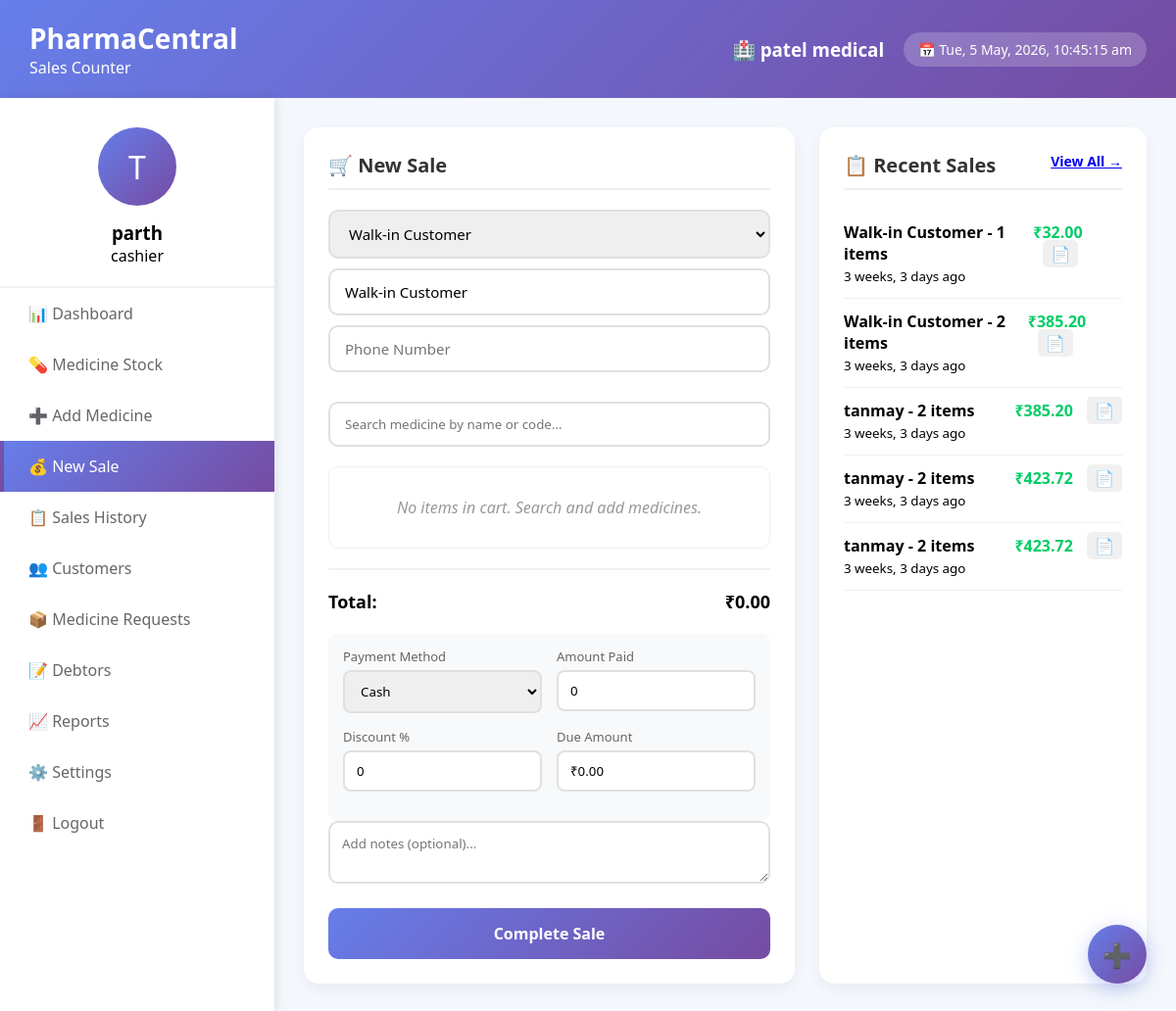
The app's page /sales/ (signed in) with its own data.
### app1/models.py (models this page shows, shortened)
class Pharmacy(models.Model):
    name = models.CharField(max_length=200)
    owner = models.ForeignKey(User, on_delete=models.CASCADE, related_name='pharmacies')
    license_number = models.CharField(max_length=50, unique=True)
    gst_number = models.CharField(max_length=50, unique=True)
    address = models.TextField()
    city = models.CharField(max_length=100)
    pincode = models.CharField(max_length=10)
    phone = models.CharField(max_length=15)
    email = models.EmailField()
    registration_date = models.DateField(auto_now_add=True)
    is_verified = models.BooleanField(default=False)
    gst_certificate = models.FileField(upload_to='documents/gst/', null=True, blank=True)
    license_document = models.FileField(upload_to='documents/license/', null=True, blank=True)
    owner_id_proof = models.FileField(upload_to='documents/id_proof/', null=True, blank=True)
    owner_photo = models.ImageField(upload_to='profiles/owners/', null=True, blank=True)
    created_at = models.DateTimeField(auto_now_add=True)
    updated_at = models.DateTimeField(auto_now=True)

class User(AbstractUser):
    USER_TYPES = (
        ('admin', 'Admin'),
        ('pharmacy_owner', 'Pharmacy Owner'),
        ('pharmacist', 'Pharmacist'),
        ('cashier', 'Cashier'),
    )
    user_type = models.CharField(max_length=20, choices=USER_TYPES, default='cashier')
    phone_number = models.CharField(max_length=15, blank=True)
    profile_picture = models.ImageField(upload_to='profiles/', null=True, blank=True)
    is_active = models.BooleanField(default=True)
    created_at = models.DateTimeField(auto_now_add=True)
    updated_at = models.DateTimeField(auto_now=True)
    groups = models.ManyToManyField(
        'auth.Group',
        verbose_name='groups',
        blank=True,
        help_text='The groups this user belongs to.',
        related_name="pharmacentral_user_set",  # Unique name
        related_query_name="pharmacentral_user",
    )
    user_permissions = models.ManyToManyField(
        'auth.Permission',
        verbose_name='user permissions',
        blank=True,
        help_text='Specific permissions for this user.',
        related_name="pharmacentral_user_set",  # Unique name
        related_query_name="pharmacentral_user",
    )

class Sale(models.Model):
    PAYMENT_METHODS = (
        ('cash', 'Cash'),
        ('card', 'Card'),
        ('upi', 'UPI'),
        ('credit', 'Credit'),
    )
    PAYMENT_STATUS = (
        ('paid', 'Paid'),
        ('pending', 'Pending'),
        ('partial', 'Partial'),
    )
    pharmacy = models.ForeignKey(Pharmacy, on_delete=models.CASCADE, related_name='sales' , null=True, blank=True)
    invoice_number = models.CharField(max_length=50, unique=True)
    customer = models.ForeignKey(Customer, on_delete=models.SET_NULL, null=True, blank=True)
    customer_name = models.CharField(max_length=200, blank=True)  # For walk-in customers
    customer_phone = models.CharField(max_length=15, blank=True)
    date = models.DateTimeField(default=timezone.now)
    subtotal = models.DecimalField(max_digits=12, decimal_places=2, default=0)
    discount_percent = models.DecimalField(max_digits=5, decimal_places=2, default=0)
    discount_amount = models.DecimalField(max_digits=12, decimal_places=2, default=0)
    tax_percent = models.DecimalField(max_digits=5, decimal_places=2, default=12)  # GST 12%
    tax_amount = models.DecimalField(max_digits=12, decimal_places=2, default=0)
    grand_total = models.DecimalField(max_digits=12, decimal_places=2, default=0)
    amount_paid = models.DecimalField(max_digits=12, decimal_places=2, default=0)
    due_amount = models.DecimalField(max_digits=12, decimal_places=2, default=0)
    payment_method = models.CharField(max_length=20, choices=PAYMENT_METHODS, default='cash')
    payment_status = models.CharField(max_length=20, choices=PAYMENT_STATUS, default='paid')
    notes = models.TextField(blank=True)
    created_by = models.ForeignKey(User, on_delete=models.SET_NULL, null=True)
    created_at = models.DateTimeField(auto_now_add=True)
    updated_at = models.DateTimeField(auto_now=True)
    class Meta:
        ordering = ['-date']

### app1/views.py (the view, shortened to what this page needs)
# urls.py: path('sales/', views.sales, name='sales'),
@login_required
def sales(request):
    from django.utils import timezone
    user = request.user
    try:
        pharmacy = Pharmacy.objects.get(owner=user)
    except Pharmacy.DoesNotExist:
        messages.error(request, '❌ Pharmacy profile not found! Please complete your profile first.')
        return redirect('settings')
    customers = Customer.objects.filter(pharmacy=pharmacy).order_by('first_name')
    print(f"📋 Found {customers.count()} customers for pharmacy {pharmacy.name}")
    medicines = Medicine.objects.filter(
        pharmacy=pharmacy,
        quantity__gt=0
    ).order_by('name')
    print(f"💊 Found {medicines.count()} medicines in stock")
    recent_sales = Sale.objects.filter(
        pharmacy=pharmacy
    ).order_by('-date')[:5]
    context = {
        'customers': customers,
        'medicines': medicines,
        'recent_sales': recent_sales,
        'pharmacy': pharmacy,
        'pharmacy_name': pharmacy.name,
        'pharmacy_id': pharmacy.id,
        'user_full_name': user.get_full_name() or user.username,
        'user_initials': user.username[0].upper() if user.username else 'U',
        'user_role': getattr(user, 'user_type', 'Cashier'),
        'today': timezone.now().date().strftime('%Y-%m-%d'),
    }
    return render(request, 'app1/sales.html', context)

### app1/templates/app1/sales.html (shortened to what this page needs)
<!DOCTYPE html>
<html lang="gu">
<head>
</head>
<body>
    <div class="header">
        <div class="logo-area">
            <h1>PharmaCentral</h1>
            <p>Sales Counter</p>
        </div>
        <div class="header-right">
            <div class="pharmacy-info">
                <h3>🏥 {{ pharmacy_name|default:"City Medical Store" }}</h3>
            </div>
            <div class="date-time" id="currentDateTime"></div>
        </div>
    </div>
    <div class="container">
        <div class="sidebar">
            <div class="profile-card">
                <div class="profile-img">{{ user_initials|default:"👨‍⚕️" }}</div>
                <h3>{{ user_full_name|default:"Dr. Rajesh Patel" }}</h3>
                <p>{{ user_role|default:"Owner / Pharmacist" }}</p>
            </div>
            <div class="menu">
                <a href="{% url 'dashboard' %}" class="menu-item">📊 Dashboard</a>
                <a href="{% url 'medicine_stock' %}" class="menu-item">💊 Medicine Stock</a>
                <a href="{% url 'add_medicine' %}" class="menu-item">➕ Add Medicine</a>
                <a href="{% url 'sales' %}" class="menu-item active">💰 New Sale</a>
                <a href="{% url 'sales_history' %}" class="menu-item">📋 Sales History</a>
                <a href="{% url 'customers' %}" class="menu-item">👥 Customers</a>
                 <a href="{% url 'medicine_requests' %}" class="menu-item">📦 Medicine Requests</a>
                <a href="{% url 'debtors' %}" class="menu-item">📝 Debtors</a>
                <a href="{% url 'reports' %}" class="menu-item">📈 Reports</a>
                <a href="{% url 'settings' %}" class="menu-item">⚙️ Settings</a>
                <a href="{% url 'logout' %}" class="menu-item" onclick="return confirm('Logout?')">🚪 Logout</a>
            </div>
        </div>
        <div class="main-content">
            <div class="sales-grid">
                <div class="new-sale">
                    <h3 class="section-title">🛒 New Sale</h3>
                    <div class="customer-selector">
                        <select id="customerSelect">
                            <option value="">Walk-in Customer</option>
                        </select>
                        <input type="text" id="customerName" value="Walk-in Customer" placeholder="Customer Name">
                        <input type="text" id="customerPhone" placeholder="Phone Number">
                    </div>
                    <div class="medicine-search">
                        <input type="text" id="medicineSearch" placeholder="Search medicine by name or code...">
                    </div>
                    <div class="cart" id="cart">
                    </div>
                    <div class="cart-total">
                        <span>Total:</span>
                        <span id="cartTotal">₹0.00</span>
                    </div>
                    <div class="payment-section">
                        <div class="payment-row">
                            <div class="payment-group">
                                <label>Payment Method</label>
                                <select id="paymentMethod">
                                    <option value="cash">Cash</option>
                                </select>
                            </div>
                            <div class="payment-group">
                                <label>Amount Paid</label>
                                <input type="number" id="amountPaid" value="0" step="0.01" min="0">
                            </div>
                        </div>
                        <div class="payment-row">
                            <div class="payment-group">
                                <label>Discount %</label>
                                <input type="number" id="discount" value="0" min="0" max="100" step="0.1">
                            </div>
                            <div class="payment-group">
                                <label>Due Amount</label>
                                <input type="text" id="dueAmount" value="₹0.00" readonly>
                            </div>
                        </div>
                    </div>
                    <textarea id="notes" placeholder="Add notes (optional)..." rows="2" style="width:100%; padding:12px; border:2px solid #e0e0e0; border-radius:10px;"></textarea>
                    <button class="btn-checkout" id="checkoutBtn" onclick="checkout()">
                        <span id="btnText">Complete Sale</span>
                    </button>
                </div>
                <div class="recent-sales">
                    <h3 class="section-title">
                        📋 Recent Sales
                        <a href="{% url 'sales_history' %}" style="font-size:14px;">View All →</a>
                    </h3>
                    <div id="recentSalesList">
                        {% if recent_sales %}
                            {% for sale in recent_sales %}
                            <div class="sale-item">
                                <div>
                                    <h4>{{ sale.customer_name }} - {{ sale.items.count }} items</h4>
                                    <small>{{ sale.date|timesince }} ago</small>
                                </div>
                                <div>
                                    <span class="sale-amount">₹{{ sale.grand_total }}</span>
                                    <a href="{% url 'invoice_view' sale.pk %}" class="view-details">📄</a>
                                </div>
                            </div>
                            {% endfor %}
                        {% else %}
                            <div class="sale-item">
                                <div style="text-align:center; width:100%; color:#999;">
                                    No recent sales
                                </div>
                            </div>
                        {% endif %}
                    </div>
                </div>
            </div>
        </div>
    </div>
    <div class="quick-actions">
        <a href="{% url 'add_medicine' %}" class="action-btn quick">➕</a>
    </div>
</body>
</html>

### app1/templates/app1/sales.html (style rules this page uses)
* { margin: 0; padding: 0; box-sizing: border-box; font-family: 'Segoe UI', Tahoma, Geneva, Verdana, sans-serif; }
body { background: #f4f7fc; }
.header { background: linear-gradient(135deg, #667eea 0%, #764ba2 100%); padding: 20px 30px; color: white; display: flex; justify-content: space-between; align-items: center; }
.logo-area h1 { font-size: 28px; }
.header-right { display: flex; align-items: center; gap: 20px; }
.date-time { background: rgba(255,255,255,0.2); padding: 8px 15px; border-radius: 20px; font-size: 14px; }
.container { display: flex; min-height: calc(100vh - 80px); }
.sidebar { width: 280px; background: white; box-shadow: 2px 0 10px rgba(0,0,0,0.1); padding: 30px 0; }
.profile-card { text-align: center; padding: 0 20px 20px; border-bottom: 2px solid #f0f0f0; }
.profile-img { width: 80px; height: 80px; background: linear-gradient(135deg, #667eea 0%, #764ba2 100%); border-radius: 50%; margin: 0 auto 15px; display: flex; justify-content: center; align-items: center; color: white; font-size: 32px; }
.menu-item { padding: 15px 25px; display: flex; align-items: center; gap: 15px; color: #666; text-decoration: none; border-left: 4px solid transparent; }
.menu-item.active { background: linear-gradient(135deg, #667eea 0%, #764ba2 100%); color: white; }
.main-content { flex: 1; padding: 30px; }
.sales-grid { display: grid; grid-template-columns: 1.5fr 1fr; gap: 25px; }
.new-sale, .recent-sales { background: white; border-radius: 15px; padding: 25px; box-shadow: 0 5px 15px rgba(0,0,0,0.05); }
.section-title { font-size: 20px; color: #333; margin-bottom: 20px; padding-bottom: 10px; border-bottom: 2px solid #f0f0f0; display: flex; justify-content: space-between; }
.customer-selector { margin-bottom: 20px; }
.customer-selector select, .customer-selector input { width: 100%; padding: 12px 15px; border: 2px solid #e0e0e0; border-radius: 10px; font-size: 15px; margin-bottom: 10px; }
.medicine-search { margin-bottom: 20px; position: relative; }
.medicine-search input { width: 100%; padding: 12px 15px; border: 2px solid #e0e0e0; border-radius: 10px; }
.cart { max-height: 300px; overflow-y: auto; margin-bottom: 15px; border: 1px solid #f0f0f0; border-radius: 10px; padding: 0 15px; }
.cart-total { display: flex; justify-content: space-between; margin-top: 20px; padding-top: 20px; border-top: 2px solid #f0f0f0; font-size: 18px; font-weight: 600; }
.payment-section { background: #f8f9fa; padding: 15px; border-radius: 10px; margin-top: 20px; }
.payment-row { display: flex; gap: 15px; margin-bottom: 15px; }
.payment-group { flex: 1; }
.payment-group label { display: block; margin-bottom: 5px; color: #666; font-size: 13px; }
.payment-group input, .payment-group select { width: 100%; padding: 10px 12px; border: 2px solid #e0e0e0; border-radius: 8px; }
.btn-checkout { width: 100%; padding: 15px; background: linear-gradient(135deg, #667eea 0%, #764ba2 100%); color: white; border: none; border-radius: 10px; font-size: 16px; font-weight: 600; cursor: pointer; margin-top: 20px; display: flex; align-items: center; justify-content: center; gap: 10px; }
.sale-item { display: flex; justify-content: space-between; padding: 12px 0; border-bottom: 1px solid #f0f0f0; }
.sale-amount { font-weight: 600; color: #00cc66; }
.view-details { color: #667eea; text-decoration: none; margin-left: 10px; padding: 3px 8px; background: #f0f0f0; border-radius: 5px; }
.quick-actions { position: fixed; bottom: 30px; right: 30px; }
.action-btn.quick { width: 60px; height: 60px; background: linear-gradient(135deg, #667eea 0%, #764ba2 100%); border-radius: 50%; display: flex; align-items: center; justify-content: center; color: white; font-size: 24px; text-decoration: none; box-shadow: 0 5px 20px rgba(102,126,234,0.4); }

### records on screen
Pharmacy: name "patel medical"
User: user_type "cashier"
Sale: customer_name "Walk-in Customer", items.count "1", date "3 weeks, 3 days", grand_total "32.00"
Sale: customer_name "Walk-in Customer", items.count "2", date "3 weeks, 3 days", grand_total "385.20"
Sale: customer_name "tanmay", items.count "2", date "3 weeks, 3 days", grand_total "385.20"
Sale: customer_name "tanmay", items.count "2", date "3 weeks, 3 days", grand_total "423.72"
Sale: customer_name "tanmay", items.count "2", date "3 weeks, 3 days", grand_total "423.72"

### other values on screen
{{ user_initials|default:"👨‍⚕️" }} "T"
{{ user_full_name|default:"Dr. Rajesh Patel" }} "parth"
